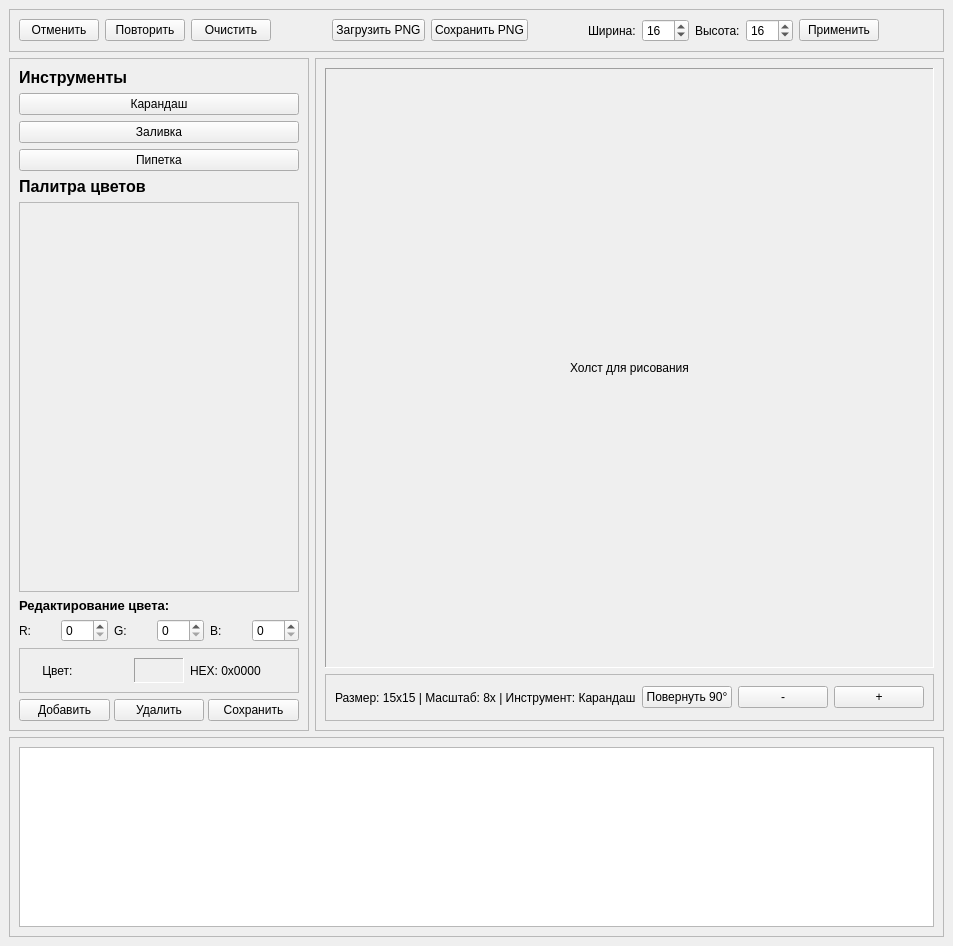
<?xml version="1.0" encoding="UTF-8"?>
<ui version="4.0">
 <class>PixelEditor</class>
 <widget class="QMainWindow" name="PixelEditor">
  <property name="geometry">
   <rect>
    <x>0</x>
    <y>0</y>
    <width>953</width>
    <height>946</height>
   </rect>
  </property>
  <property name="windowTitle">
   <string>Pixel Editor</string>
  </property>
  <widget class="QWidget" name="centralwidget">
   <layout class="QVBoxLayout" name="verticalLayout">
    <item>
     <widget class="QFrame" name="topPanel">
      <property name="frameShape">
       <enum>QFrame::StyledPanel</enum>
      </property>
      <property name="frameShadow">
       <enum>QFrame::Raised</enum>
      </property>
      <layout class="QHBoxLayout" name="horizontalLayout">
       <item>
        <widget class="QPushButton" name="btnUndo">
         <property name="text">
          <string>Отменить</string>
         </property>
        </widget>
       </item>
       <item>
        <widget class="QPushButton" name="btnRedo">
         <property name="text">
          <string>Повторить</string>
         </property>
        </widget>
       </item>
       <item>
        <widget class="QPushButton" name="btnClear">
         <property name="text">
          <string>Очистить</string>
         </property>
        </widget>
       </item>
       <item>
        <spacer name="horizontalSpacer">
         <property name="orientation">
          <enum>Qt::Horizontal</enum>
         </property>
         <property name="sizeHint" stdset="0">
          <size>
           <width>40</width>
           <height>20</height>
          </size>
         </property>
        </spacer>
       </item>
       <item>
        <widget class="QPushButton" name="btnLoadPNG">
         <property name="text">
          <string>Загрузить PNG</string>
         </property>
        </widget>
       </item>
       <item>
        <widget class="QPushButton" name="btnSavePNG">
         <property name="text">
          <string>Сохранить PNG</string>
         </property>
        </widget>
       </item>
       <item>
        <spacer name="horizontalSpacer_3">
         <property name="orientation">
          <enum>Qt::Horizontal</enum>
         </property>
         <property name="sizeHint" stdset="0">
          <size>
           <width>40</width>
           <height>20</height>
          </size>
         </property>
        </spacer>
       </item>
       <item>
        <widget class="QLabel" name="labelWidth">
         <property name="text">
          <string>Ширина:</string>
         </property>
        </widget>
       </item>
       <item>
        <widget class="QSpinBox" name="spinWidth">
         <property name="minimum">
          <number>1</number>
         </property>
         <property name="maximum">
          <number>100</number>
         </property>
         <property name="value">
          <number>16</number>
         </property>
        </widget>
       </item>
       <item>
        <widget class="QLabel" name="labelHeight">
         <property name="text">
          <string>Высота:</string>
         </property>
        </widget>
       </item>
       <item>
        <widget class="QSpinBox" name="spinHeight">
         <property name="minimum">
          <number>1</number>
         </property>
         <property name="maximum">
          <number>100</number>
         </property>
         <property name="value">
          <number>16</number>
         </property>
        </widget>
       </item>
       <item>
        <widget class="QPushButton" name="btnApplySize">
         <property name="text">
          <string>Применить</string>
         </property>
        </widget>
       </item>
       <item>
        <spacer name="horizontalSpacer_2">
         <property name="orientation">
          <enum>Qt::Horizontal</enum>
         </property>
         <property name="sizeHint" stdset="0">
          <size>
           <width>40</width>
           <height>20</height>
          </size>
         </property>
        </spacer>
       </item>
      </layout>
     </widget>
    </item>
    <item>
     <layout class="QHBoxLayout" name="horizontalLayout_2">
      <item>
       <widget class="QFrame" name="leftPanel">
        <property name="minimumSize">
         <size>
          <width>300</width>
          <height>0</height>
         </size>
        </property>
        <property name="maximumSize">
         <size>
          <width>300</width>
          <height>16777215</height>
         </size>
        </property>
        <property name="frameShape">
         <enum>QFrame::StyledPanel</enum>
        </property>
        <property name="frameShadow">
         <enum>QFrame::Raised</enum>
        </property>
        <layout class="QVBoxLayout" name="verticalLayout_2">
         <item>
          <widget class="QLabel" name="labelTools">
           <property name="font">
            <font>
             <pointsize>12</pointsize>
             <weight>75</weight>
             <bold>true</bold>
            </font>
           </property>
           <property name="text">
            <string>Инструменты</string>
           </property>
          </widget>
         </item>
         <item>
          <widget class="QPushButton" name="pencilButton">
           <property name="text">
            <string>Карандаш</string>
           </property>
          </widget>
         </item>
         <item>
          <widget class="QPushButton" name="fillButton">
           <property name="text">
            <string>Заливка</string>
           </property>
          </widget>
         </item>
         <item>
          <widget class="QPushButton" name="pipetteButton">
           <property name="text">
            <string>Пипетка</string>
           </property>
          </widget>
         </item>
         <item>
          <widget class="QLabel" name="labelColors">
           <property name="font">
            <font>
             <pointsize>12</pointsize>
             <weight>75</weight>
             <bold>true</bold>
            </font>
           </property>
           <property name="text">
            <string>Палитра цветов</string>
           </property>
          </widget>
         </item>
         <item>
          <widget class="QScrollArea" name="scrollAreaColors">
           <property name="minimumSize">
            <size>
             <width>0</width>
             <height>300</height>
            </size>
           </property>
           <property name="horizontalScrollBarPolicy">
            <enum>Qt::ScrollBarAlwaysOff</enum>
           </property>
           <property name="widgetResizable">
            <bool>true</bool>
           </property>
           <widget class="QWidget" name="scrollAreaWidgetContents">
            <property name="geometry">
             <rect>
              <x>0</x>
              <y>0</y>
              <width>278</width>
              <height>379</height>
             </rect>
            </property>
            <layout class="QGridLayout" name="gridLayoutColors" rowstretch="0">
             <property name="leftMargin">
              <number>0</number>
             </property>
             <property name="topMargin">
              <number>0</number>
             </property>
             <property name="rightMargin">
              <number>0</number>
             </property>
             <property name="bottomMargin">
              <number>0</number>
             </property>
             <property name="spacing">
              <number>2</number>
             </property>
            </layout>
           </widget>
          </widget>
         </item>
         <item>
          <widget class="QLabel" name="labelColorEdit">
           <property name="font">
            <font>
             <pointsize>10</pointsize>
             <weight>75</weight>
             <bold>true</bold>
            </font>
           </property>
           <property name="text">
            <string>Редактирование цвета:</string>
           </property>
          </widget>
         </item>
         <item>
          <layout class="QHBoxLayout" name="horizontalLayout_3">
           <item>
            <widget class="QLabel" name="labelR">
             <property name="text">
              <string>R:</string>
             </property>
            </widget>
           </item>
           <item>
            <widget class="QSpinBox" name="spinR">
             <property name="minimum">
              <number>0</number>
             </property>
             <property name="maximum">
              <number>255</number>
             </property>
             <property name="value">
              <number>0</number>
             </property>
            </widget>
           </item>
           <item>
            <widget class="QLabel" name="labelG">
             <property name="text">
              <string>G:</string>
             </property>
            </widget>
           </item>
           <item>
            <widget class="QSpinBox" name="spinG">
             <property name="minimum">
              <number>0</number>
             </property>
             <property name="maximum">
              <number>255</number>
             </property>
             <property name="value">
              <number>0</number>
             </property>
            </widget>
           </item>
           <item>
            <widget class="QLabel" name="labelB">
             <property name="text">
              <string>B:</string>
             </property>
            </widget>
           </item>
           <item>
            <widget class="QSpinBox" name="spinB">
             <property name="minimum">
              <number>0</number>
             </property>
             <property name="maximum">
              <number>255</number>
             </property>
             <property name="value">
              <number>0</number>
             </property>
            </widget>
           </item>
          </layout>
         </item>
         <item>
          <widget class="QFrame" name="frameCurrentColor">
           <property name="frameShape">
            <enum>QFrame::StyledPanel</enum>
           </property>
           <property name="frameShadow">
            <enum>QFrame::Raised</enum>
           </property>
           <property name="lineWidth">
            <number>2</number>
           </property>
           <layout class="QHBoxLayout" name="horizontalLayout_4">
            <item>
             <widget class="QLabel" name="labelCurrentColor">
              <property name="text">
               <string>    Цвет:</string>
              </property>
             </widget>
            </item>
            <item>
             <widget class="QLabel" name="labelColorPreview">
              <property name="minimumSize">
               <size>
                <width>50</width>
                <height>25</height>
               </size>
              </property>
              <property name="maximumSize">
               <size>
                <width>50</width>
                <height>25</height>
               </size>
              </property>
              <property name="frameShape">
               <enum>QFrame::Panel</enum>
              </property>
              <property name="frameShadow">
               <enum>QFrame::Sunken</enum>
              </property>
              <property name="text">
               <string/>
              </property>
             </widget>
            </item>
            <item>
             <widget class="QLabel" name="labelHex">
              <property name="text">
               <string>HEX: 0x0000</string>
              </property>
             </widget>
            </item>
           </layout>
          </widget>
         </item>
         <item>
          <layout class="QHBoxLayout" name="horizontalLayout_11">
           <property name="spacing">
            <number>4</number>
           </property>
           <property name="leftMargin">
            <number>0</number>
           </property>
           <item>
            <widget class="QPushButton" name="btnAddColor">
             <property name="text">
              <string>Добавить</string>
             </property>
            </widget>
           </item>
           <item>
            <widget class="QPushButton" name="btnRemoveColor">
             <property name="text">
              <string>Удалить</string>
             </property>
            </widget>
           </item>
           <item>
            <widget class="QPushButton" name="btnSaveColor">
             <property name="text">
              <string>Сохранить</string>
             </property>
            </widget>
           </item>
          </layout>
         </item>
        </layout>
       </widget>
      </item>
      <item>
       <widget class="QFrame" name="canvasFrame">
        <property name="frameShape">
         <enum>QFrame::StyledPanel</enum>
        </property>
        <property name="frameShadow">
         <enum>QFrame::Raised</enum>
        </property>
        <layout class="QVBoxLayout" name="verticalLayout_3">
         <item>
          <widget class="QLabel" name="labelCanvas">
           <property name="minimumSize">
            <size>
             <width>0</width>
             <height>600</height>
            </size>
           </property>
           <property name="maximumSize">
            <size>
             <width>16777215</width>
             <height>600</height>
            </size>
           </property>
           <property name="frameShape">
            <enum>QFrame::Panel</enum>
           </property>
           <property name="frameShadow">
            <enum>QFrame::Sunken</enum>
           </property>
           <property name="text">
            <string>Холст для рисования</string>
           </property>
           <property name="alignment">
            <set>Qt::AlignCenter</set>
           </property>
          </widget>
         </item>
         <item>
          <widget class="QFrame" name="infoPanel">
           <property name="minimumSize">
            <size>
             <width>0</width>
             <height>30</height>
            </size>
           </property>
           <property name="maximumSize">
            <size>
             <width>16777215</width>
             <height>50</height>
            </size>
           </property>
           <property name="frameShape">
            <enum>QFrame::StyledPanel</enum>
           </property>
           <property name="frameShadow">
            <enum>QFrame::Raised</enum>
           </property>
           <layout class="QHBoxLayout" name="horizontalLayout_5">
            <item>
             <widget class="QLabel" name="labelInfo">
              <property name="text">
               <string>Размер: 15x15 | Масштаб: 8x | Инструмент: Карандаш</string>
              </property>
             </widget>
            </item>
            <item>
             <layout class="QHBoxLayout" name="horizontalLayout_7">
              <item>
               <widget class="QPushButton" name="btnRotate90">
                <property name="text">
                 <string>Повернуть 90°</string>
                </property>
               </widget>
              </item>
              <item>
               <widget class="QPushButton" name="btnZoomOut">
                <property name="text">
                 <string>-</string>
                </property>
               </widget>
              </item>
              <item>
               <widget class="QPushButton" name="btnZoomIn">
                <property name="text">
                 <string>+</string>
                </property>
               </widget>
              </item>
             </layout>
            </item>
           </layout>
          </widget>
         </item>
        </layout>
       </widget>
      </item>
     </layout>
    </item>
    <item>
     <widget class="QFrame" name="textEditorFrame">
      <property name="minimumSize">
       <size>
        <width>0</width>
        <height>200</height>
       </size>
      </property>
      <property name="maximumSize">
       <size>
        <width>16777215</width>
        <height>200</height>
       </size>
      </property>
      <property name="frameShape">
       <enum>QFrame::StyledPanel</enum>
      </property>
      <property name="frameShadow">
       <enum>QFrame::Raised</enum>
      </property>
      <layout class="QVBoxLayout" name="verticalLayout_4">
       <item>
        <widget class="QTextEdit" name="textEditHex">
         <property name="font">
          <font>
           <family>Consolas</family>
           <pointsize>10</pointsize>
          </font>
         </property>
        </widget>
       </item>
      </layout>
     </widget>
    </item>
   </layout>
  </widget>
 </widget>
 <resources/>
 <connections/>
</ui>
